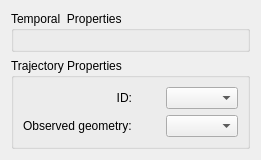
<?xml version="1.0" encoding="UTF-8"?>
<ui version="4.0">
 <class>TrajectoryPropertiesWidgetForm</class>
 <widget class="QWidget" name="TrajectoryPropertiesWidgetForm">
  <property name="geometry">
   <rect>
    <x>0</x>
    <y>0</y>
    <width>261</width>
    <height>148</height>
   </rect>
  </property>
  <property name="windowTitle">
   <string>Trajectory</string>
  </property>
  <layout class="QGridLayout" name="gridLayout">
   <item row="0" column="0">
    <widget class="QGroupBox" name="m_temporalPropertiesGroupBox">
     <property name="title">
      <string>Temporal  Properties</string>
     </property>
     <layout class="QGridLayout" name="gridLayout_2">
      <item row="0" column="0">
       <widget class="QFrame" name="m_temporalPropertiesFrame">
        <property name="frameShape">
         <enum>QFrame::StyledPanel</enum>
        </property>
        <property name="frameShadow">
         <enum>QFrame::Raised</enum>
        </property>
       </widget>
      </item>
     </layout>
    </widget>
   </item>
   <item row="1" column="0">
    <widget class="QGroupBox" name="m_trajectoryGroupBox">
     <property name="title">
      <string>Trajectory Properties</string>
     </property>
     <layout class="QGridLayout" name="gridLayout_4">
      <item row="0" column="0">
       <layout class="QGridLayout" name="gridLayout_3">
        <item row="0" column="0">
         <widget class="QLabel" name="m_idLabel">
          <property name="text">
           <string>ID:</string>
          </property>
          <property name="alignment">
           <set>Qt::AlignRight|Qt::AlignTrailing|Qt::AlignVCenter</set>
          </property>
         </widget>
        </item>
        <item row="0" column="1">
         <spacer name="horizontalSpacer">
          <property name="orientation">
           <enum>Qt::Horizontal</enum>
          </property>
          <property name="sizeHint" stdset="0">
           <size>
            <width>40</width>
            <height>20</height>
           </size>
          </property>
         </spacer>
        </item>
        <item row="0" column="2">
         <widget class="QComboBox" name="m_idComboBox">
          <property name="sizePolicy">
           <sizepolicy hsizetype="Expanding" vsizetype="Fixed">
            <horstretch>0</horstretch>
            <verstretch>0</verstretch>
           </sizepolicy>
          </property>
         </widget>
        </item>
        <item row="1" column="0">
         <widget class="QLabel" name="m_geometryLabel">
          <property name="text">
           <string>Observed geometry:</string>
          </property>
         </widget>
        </item>
        <item row="1" column="1">
         <spacer name="horizontalSpacer_2">
          <property name="orientation">
           <enum>Qt::Horizontal</enum>
          </property>
          <property name="sizeHint" stdset="0">
           <size>
            <width>40</width>
            <height>20</height>
           </size>
          </property>
         </spacer>
        </item>
        <item row="1" column="2">
         <widget class="QComboBox" name="m_geometryComboBox">
          <property name="sizePolicy">
           <sizepolicy hsizetype="Expanding" vsizetype="Fixed">
            <horstretch>0</horstretch>
            <verstretch>0</verstretch>
           </sizepolicy>
          </property>
         </widget>
        </item>
       </layout>
      </item>
     </layout>
    </widget>
   </item>
  </layout>
 </widget>
 <resources/>
 <connections/>
</ui>
